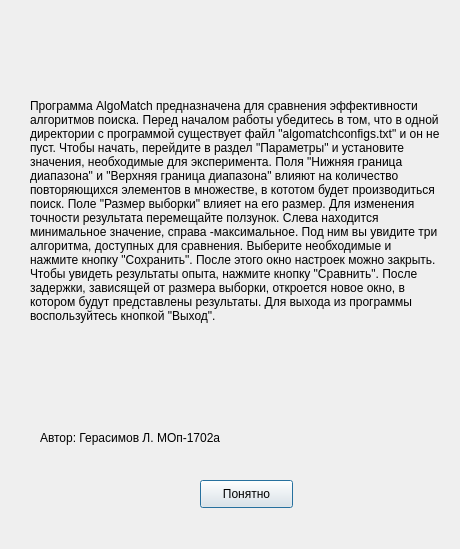
<?xml version="1.0" encoding="UTF-8"?>
<ui version="4.0">
 <class>Info</class>
 <widget class="QDialog" name="Info">
  <property name="geometry">
   <rect>
    <x>0</x>
    <y>0</y>
    <width>460</width>
    <height>549</height>
   </rect>
  </property>
  <property name="windowTitle">
   <string>Dialog</string>
  </property>
  <widget class="QPushButton" name="pushButton">
   <property name="geometry">
    <rect>
     <x>200</x>
     <y>480</y>
     <width>93</width>
     <height>28</height>
    </rect>
   </property>
   <property name="text">
    <string>Понятно</string>
   </property>
  </widget>
  <widget class="QLabel" name="label_2">
   <property name="geometry">
    <rect>
     <x>40</x>
     <y>430</y>
     <width>211</width>
     <height>16</height>
    </rect>
   </property>
   <property name="text">
    <string>Автор: Герасимов Л. МОп-1702а</string>
   </property>
  </widget>
  <widget class="QLabel" name="label">
   <property name="geometry">
    <rect>
     <x>30</x>
     <y>30</y>
     <width>411</width>
     <height>361</height>
    </rect>
   </property>
   <property name="font">
    <font>
     <pointsize>9</pointsize>
    </font>
   </property>
   <property name="text">
    <string>Программа AlgoMatch предназначена для сравнения эффективности алгоритмов поиска. Перед началом работы убедитесь в том, что в одной директории с программой существует файл &quot;algomatchconfigs.txt&quot; и он не пуст. Чтобы начать, перейдите в раздел &quot;Параметры&quot; и установите значения, необходимые для эксперимента. Поля &quot;Нижняя граница диапазона&quot; и &quot;Верхняя граница диапазона&quot; влияют на количество повторяющихся элементов в множестве, в кототом будет производиться поиск. Поле &quot;Размер выборки&quot; влияет на его размер. Для изменения точности результата перемещайте ползунок. Слева находится минимальное значение, справа -максимальное. Под ним вы увидите три алгоритма, доступных для сравнения. Выберите необходимые и нажмите кнопку &quot;Сохранить&quot;. После этого окно настроек можно закрыть. Чтобы увидеть результаты опыта, нажмите кнопку &quot;Сравнить&quot;. После задержки, зависящей от размера выборки, откроется новое окно, в котором будут представлены результаты. Для выхода из программы воспользуйтесь кнопкой &quot;Выход&quot;.</string>
   </property>
   <property name="textFormat">
    <enum>Qt::AutoText</enum>
   </property>
   <property name="wordWrap">
    <bool>true</bool>
   </property>
  </widget>
 </widget>
 <resources/>
 <connections>
  <connection>
   <sender>pushButton</sender>
   <signal>clicked()</signal>
   <receiver>Info</receiver>
   <slot>close()</slot>
   <hints>
    <hint type="sourcelabel">
     <x>212</x>
     <y>513</y>
    </hint>
    <hint type="destinationlabel">
     <x>338</x>
     <y>501</y>
    </hint>
   </hints>
  </connection>
 </connections>
</ui>
